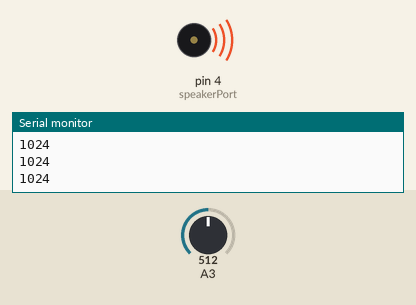
Simulated run of this sketch. Board: Arduino Uno, built with avr-gcc and run on an emulated ATmega328P. Parts: buzzer (waves = sounding), the last lines printed to the serial monitor. The test bench sets the inputs (shaded band); at power-on: A3 = 512.

Above: at 1.2 s.
1.3 s: A3 set to 52
At 2.0 s:
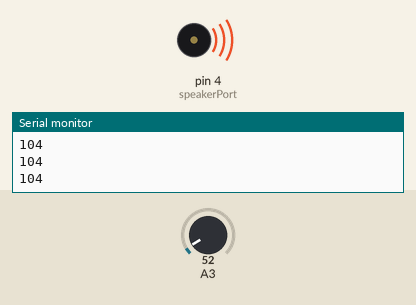
2.8 s: A3 set to 44
At 4.0 s:
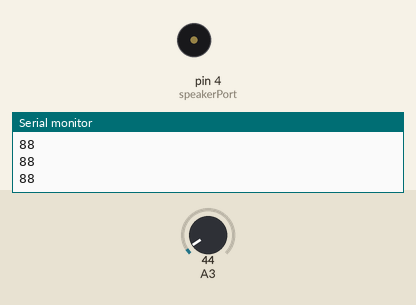
4.3 s: A3 set to 110
At 5.1 s:
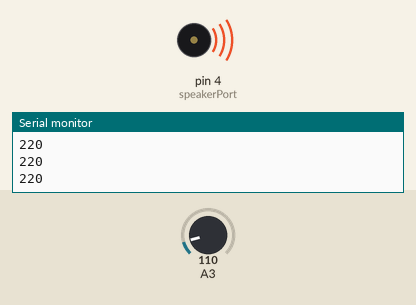
5.8 s: A3 set to 0
At 6.3 s:
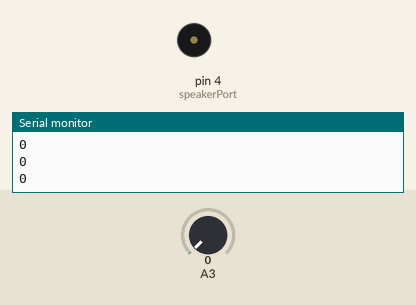
Timing chart, 0 to 8.3 s (numbered marks = the images above; inputs shaded):
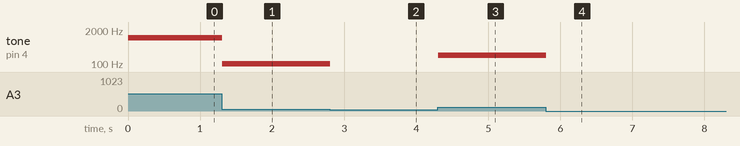

The sketch:

LightLevelPitchV2.ino
```cpp
// Light Level Pitch
// Adjust the frequency of the speaker tone based on the phototransistor value.

// Macros for storing speaker and phototransistor ports
#define speakerPort 4
#define phototransistor analogRead(A3)

void setup()                  // Built-in setup() initialization function runs once
{
  //Set the Serial Monitor to run
  Serial.begin(9600);
}

void loop()                   // Built-in loop repeats forever after setup() function finishes
{
  // Integer Variable declared to store the frequency for the speaker
  int calculatedTone;
  // Calculate the frequency to send to the speaker by multiplying the phototransistor value by 2
  // Store the result in the calculatedTone Integer Variable
  calculatedTone = phototransistor * 2;

  //Display the calculated value on the Serial Monitor
  Serial.println(calculatedTone);

  if(calculatedTone < 100)    // If the calculatedTone variable is less than 100...
  {
    noTone(speakerPort);      // ...play no sound.
  }
  else                        // Else...
  {
    tone(speakerPort, calculatedTone);   // ...play the tone stored in the calculatedTone variable.
  }
}
```

Measured:
- the behaviour switches between 50 and 49 on A3 (found by bisection; images 1 and 2)
- after the input at 1.3 s, tone on pin 4 (speakerPort): 1024 Hz → 104 Hz at once
- after the input at 2.8 s, tone on pin 4 (speakerPort): 104 Hz → silent at once
- after the input at 4.3 s, tone on pin 4 (speakerPort): silent → 220 Hz at once
- after the input at 5.8 s, tone on pin 4 (speakerPort): 220 Hz → silent at once
